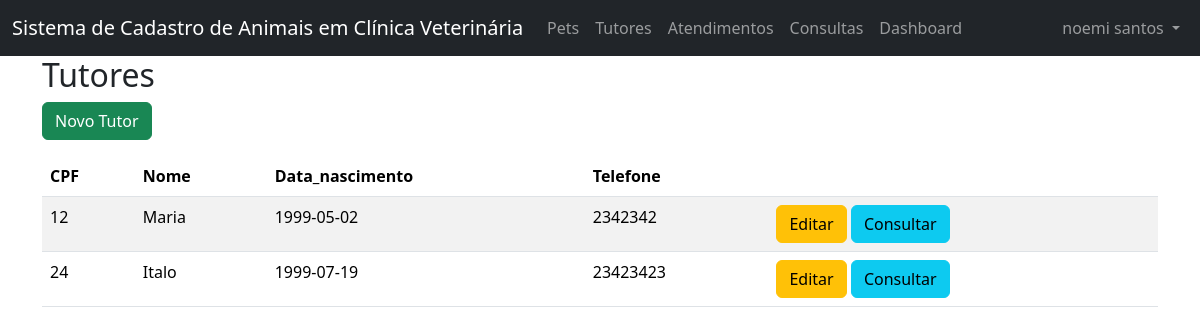
The page /projeto_p2/tutores.php (signed in) on the database its author committed.
### tables this page shows
CREATE TABLE `tutores` (
  `cpf` int(11) NOT NULL,
  `nome_tutor` varchar(45) DEFAULT NULL,
  `data_nascimento` date DEFAULT NULL,
  `telefone` int(11) DEFAULT NULL
);

### projeto_p2/tutores.php (the view, shortened to what this page needs)
<?php
    require_once("cabecalho.php");
    function retornaTutores(){
        require("conexao.php");
        try{
            $sql = "SELECT * from tutores";
            $stmt = $pdo->query($sql);
            return $stmt->fetchAll();
        } catch (Exception $e) {
            die ("Erro ao consultar os tutores: ".$e -> getMessage());
        }
    }
    $tutores = retornaTutores();
?>
<h2>Tutores</h2>
    <a href="novo_tutor.php" class="btn btn-success mb-3">Novo Tutor</a>
    <table class="table table-hover table-striped" id="tabela">
    <thead>
        <tr>
            <th>CPF</th>
            <th>Nome</th>
            <th>Data_nascimento</th>
            <th>Telefone</th>
            <th></th>
        </tr>
   </thead>
    <tbody>
        <?php
            foreach($tutores as $t):
        ?>
        <tr>
            <td><?= $t['cpf'] ?></td>
            <td><?= $t['nome_tutor'] ?></td>
            <td><?= $t['data_nascimento'] ?></td>
            <td><?= $t['telefone'] ?></td>
            <td>
                <a href="editar_tutor.php?cpf=<?=$t['cpf'] ?>" class="btn btn-warning">Editar</a>
                <a href="consultar_tutor.php?cpf=<?= $t['cpf'] ?>" class="btn btn-info">Consultar</a>
            </td>
        </tr>
        <?php
endforeach;
        ?>
 </tbody>
</table>
<?php
    require_once("rodape.php");
?>

### rows shown on the page
tutores: cpf "12", nome_tutor "Maria", data_nascimento "1999-05-02", telefone "2342342"
tutores: cpf "24", nome_tutor "Italo", data_nascimento "1999-07-19", telefone "23423423"

### other values the page prints
$_SESSION['usuario'] "noemi santos"
